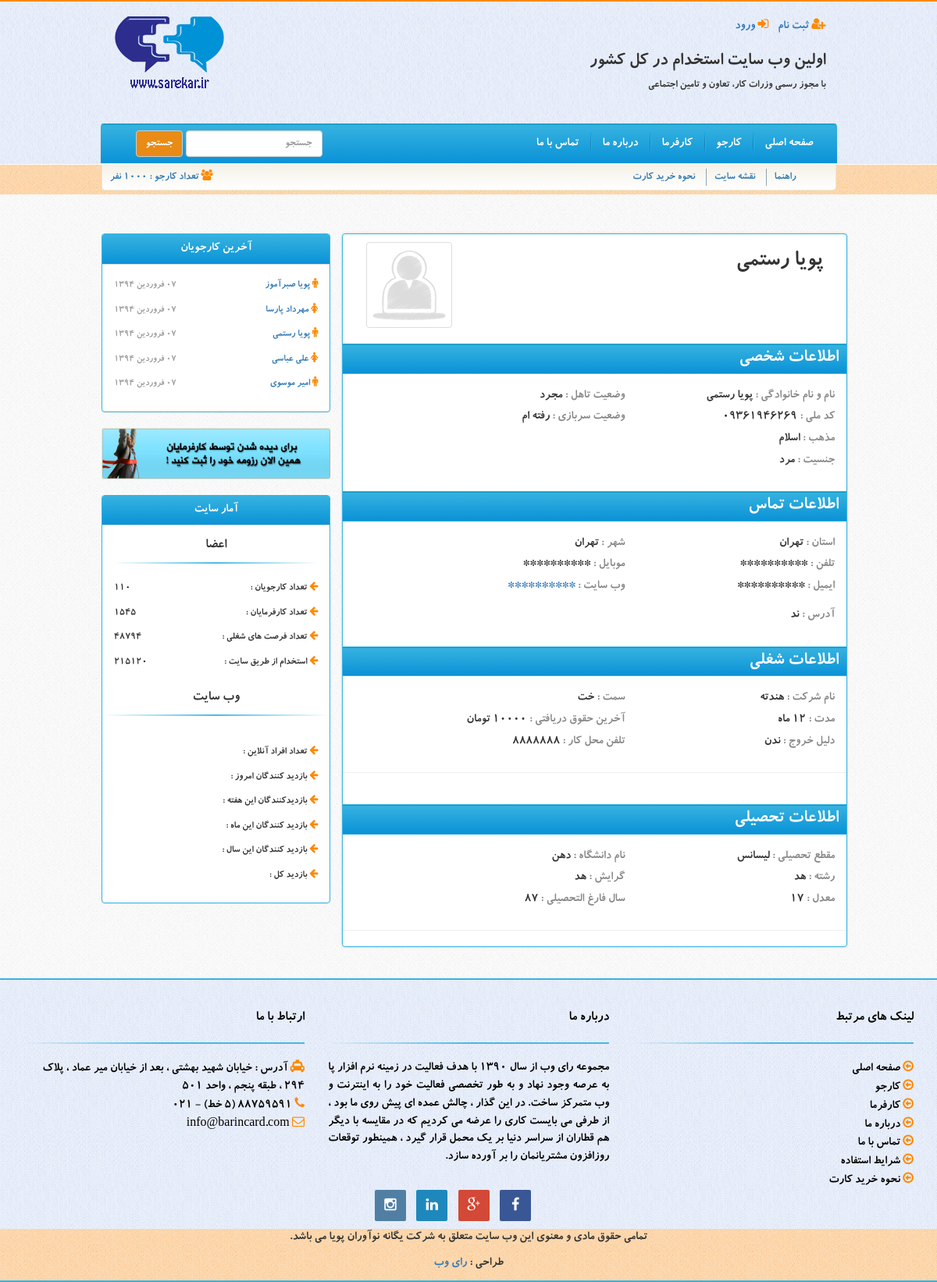
Page /?page=profile&id=3 on the committed database.
### tables this page shows
CREATE TABLE IF NOT EXISTS `users` (
  `id` int(11) NOT NULL AUTO_INCREMENT,
  `activation_code` int(11) NOT NULL,
  `first_name` varchar(250) NOT NULL,
  `last_name` varchar(250) NOT NULL,
  `melli_code` varchar(250) NOT NULL,
  `password` varchar(250) NOT NULL,
  `religion` varchar(250) NOT NULL,
  `gender` varchar(250) NOT NULL,
  `soldiering_state` varchar(250) NOT NULL,
  `marriage_state` varchar(250) NOT NULL,
  `picture` varchar(250) NOT NULL,
  `birthday` bigint(20) NOT NULL,
  `mobile` varchar(250) NOT NULL,
  `tel` varchar(250) NOT NULL,
  `address` text NOT NULL,
  `email` varchar(250) NOT NULL,
  `website` varchar(250) NOT NULL,
  `job_state` varchar(250) NOT NULL,
  `job_kind` varchar(255) NOT NULL,
  `salary` varchar(255) NOT NULL,
  `province_id_2` int(11) NOT NULL,
  `city_id` int(11) NOT NULL,
  `about_me` text NOT NULL,
  `register_date` bigint(20) NOT NULL,
  PRIMARY KEY (`id`),
  UNIQUE KEY `activation_code` (`activation_code`)
);

CREATE TABLE IF NOT EXISTS `city` (
  `id` int(11) NOT NULL AUTO_INCREMENT,
  `name` varchar(64) NOT NULL,
  `province` int(11) NOT NULL,
  PRIMARY KEY (`id`)
);

CREATE TABLE IF NOT EXISTS `province` (
  `id` int(10) unsigned NOT NULL AUTO_INCREMENT,
  `name` varchar(64) NOT NULL,
  PRIMARY KEY (`id`)
);

CREATE TABLE IF NOT EXISTS `jobs` (
  `jobs_id` int(11) NOT NULL AUTO_INCREMENT,
  `user_id` int(11) NOT NULL,
  `job_name` varchar(250) NOT NULL,
  `job_position` varchar(250) NOT NULL,
  `job_duration` int(11) NOT NULL,
  `job_last_salary` int(11) NOT NULL,
  `job_exit_cause` text NOT NULL,
  `job_tel` varchar(250) NOT NULL,
  PRIMARY KEY (`jobs_id`)
);

CREATE TABLE IF NOT EXISTS `educations` (
  `education_id` int(11) NOT NULL AUTO_INCREMENT,
  `user_id` int(11) NOT NULL,
  `education_level` varchar(250) NOT NULL,
  `education_average` float NOT NULL,
  `education_university` varchar(250) NOT NULL,
  `education_branch` varchar(250) NOT NULL,
  `education_sub_branch` varchar(250) NOT NULL,
  `education_graduation_date` bigint(20) NOT NULL,
  PRIMARY KEY (`education_id`)
);

### core/jdf.php (called while the page is built, shortened)
<?php
function jdate($format,$timestamp='',$none='',$time_zone='Asia/Tehran',$tr_num='fa'){
 $T_sec=0;
 $ts=$T_sec+(($timestamp=='' or $timestamp=='now')?time():tr_num($timestamp));
 $date=explode('_',date('H_i_j_n_O_P_s_w_Y',$ts));
 list($j_y,$j_m,$j_d)=gregorian_to_jalali($date[8],$date[3],$date[2]);
 $sl=strlen($format);
 $out='';
 for($i=0; $i<$sl; $i++){
  $sub=substr($format,$i,1);
  switch($sub){
	case'd':
	$out.=($j_d<10)?'0'.$j_d:$j_d;
	break;
	case'F':
	$out.=jdate_words(array('mm'=>$j_m),' ');
	break;
	case'Y':
	$out.=$j_y;
	break;
	default:$out.=$sub;
  }
 }
 return($tr_num!='en')?tr_num($out,'fa','.'):$out;
}
function tr_num($str,$mod='en',$mf='٫'){
 $num_a=array('0','1','2','3','4','5','6','7','8','9','.');
 $key_a=array('۰','۱','۲','۳','۴','۵','۶','۷','۸','۹',$mf);
 return($mod=='fa')?str_replace($num_a,$key_a,$str):str_replace($key_a,$num_a,$str);
}
function jdate_words($array,$mod=''){
 foreach($array as $type=>$num){
  $num=(int)tr_num($num);
  switch($type){
	case'mm':
	$key=array
	('فروردین','اردیبهشت','خرداد','تیر','مرداد','شهریور','مهر','آبان','آذر','دی','بهمن','اسفند');
	$array[$type]=$key[$num-1];
	break;
  }
 }
 return($mod=='')?$array:implode($mod,$array);
}
function gregorian_to_jalali($g_y,$g_m,$g_d,$mod=''){
	$g_y=tr_num($g_y); $g_m=tr_num($g_m); $g_d=tr_num($g_d);
 $d_4=$g_y%4;
 $g_a=array(0,0,31,59,90,120,151,181,212,243,273,304,334);
 $doy_g=$g_a[(int)$g_m]+$g_d;
 $d_33=(int)((($g_y-16)%132)*.0305);
 $a=($d_33==3 or $d_33<($d_4-1) or $d_4==0)?286:287;
 $b=(($d_33==1 or $d_33==2) and ($d_33==$d_4 or $d_4==1))?78:(($d_33==3 and $d_4==0)?80:79);
 if($doy_g>$b){
  $jy=$g_y-621; $doy_j=$doy_g-$b;
 }else{
  $jy=$g_y-622; $doy_j=$doy_g+$a;
 }
 if($doy_j<187){
  $jm=(int)(($doy_j-1)/31); $jd=$doy_j-(31*$jm++);
 }else{
  $jm=(int)(($doy_j-187)/30); $jd=$doy_j-186-($jm*30); $jm+=7;
 }
 return($mod=='')?array($jy,$jm,$jd):$jy.$mod.$jm.$mod.$jd;
}

### include/profile/contact_info.php (the view, shortened to what this page needs)
<?php
	$contact_info_query = " SELECT users.mobile,users.website,users.tel,users.email,users.address,city.name AS city_name , province.name AS province_name FROM `users` INNER JOIN city ON users.city_id = city.id INNER JOIN
							province ON city.province = province.id WHERE users.id = '$user_id' LIMIT 1 ; " ;
	$contact_info_result = mysqli_query($connection,$contact_info_query);
	$contact_info_row = mysqli_fetch_assoc($contact_info_result);
	if($visit){
		$contact_info_row['mobile'] = substr_replace($contact_info_row['mobile'],'**********',0);
		$contact_info_row['tel'] = substr_replace($contact_info_row['tel'],'**********',0);
		$contact_info_row['email'] = substr_replace($contact_info_row['email'],'**********',0);
		$contact_info_row['website'] = substr_replace($contact_info_row['website'],'**********',0);
		}
?>
<div class="row">
        <h3 class="title">اطلاعات تماس</h3>
         <div class="col-sm-2" style="padding-left:0 !important">
        </div>
        <div class="col-sm-5">
        	<h4 class="title-info">شهر : <span class="detail"><?php echo $contact_info_row['city_name']; ?></span></h4>
            <h4 class="title-info">موبایل : <span class="detail"><?php echo $contact_info_row['mobile']; ?></span></h4>
            <h4 class="title-info">وب سایت : <span class="detail"><a target="_blank" href="<?php echo $contact_info_row['website']; ?>"><?php echo $contact_info_row['website']; ?></a></span></h4>
        </div>
        <div class="col-sm-5">
          <h4 class="title-info">استان : <span class="detail"><?php echo $contact_info_row['province_name']; ?></span></h4>
          <h4 class="title-info">تلفن : <span class="detail"><?php echo $contact_info_row['tel']; ?></span></h4>
          <h4 class="title-info">ایمیل : <span class="detail"><?php echo $contact_info_row['email']; ?></span></h4>
 		</div>
        <div class="col-xs-12">
        	<h4 class="title-info">آدرس : <span class="detail"><?php echo $contact_info_row['address']; ?></span></h4>
        </div>
</div>

### include/profile.php (shortened to what this page needs)
<?php
	if(isset($_GET['id'])){
		$user_id = $_GET['id'];
		$visit = true;
	}else{
		$user_id = $_SESSION['active_user_id'];
		$visit = false;
		}
	$users_fetch_query = " SELECT * FROM `users` WHERE `id` = '$user_id' LIMIT 1 ; " ;
	$users_fetch_result = mysqli_query($connection,$users_fetch_query);
	$users_fetch_row = mysqli_fetch_assoc($users_fetch_result);
?>
<div class="home">
	<?php include 'left_nav.php'; ?>
	<div class="col-md-8 profile">
    	<div class="col-sm-3 img-personaly" dir="ltr">
        <?php
		if($users_fetch_row['picture']){
        	echo "<img src='images/personaly/$users_fetch_row[picture]' class='img-responsive img-thumbnail' style='margin:auto'>";
		}else{
			echo "<img src='images/personaly/profile.png' class='img-responsive img-thumbnail' style='margin:auto'>";
			}
		?>
        </div>
        <div class="col-sm-9">
        	<h2><?php echo $users_fetch_row['first_name'].' '.$users_fetch_row['last_name']; ?></h2>
        </div>
        <div class="clearfix"></div>
            <?php include 'profile/user_info.php'; ?>
            <?php include 'profile/contact_info.php'; ?>
            <?php include 'profile/job_info.php'; ?>
            <?php include 'profile/education_info.php'; ?>
</div>
</div>

### include/left_nav.php
<?php
	$last_users = '';
	$last_users_query = " SELECT * FROM `users` LIMIT 5 ; " ;
	$last_users_result = mysqli_query($connection,$last_users_query);
	while($last_users_row = mysqli_fetch_assoc($last_users_result)){
		$gender = 'male';
		if($last_users_row['gender'] == 'زن'){
		$gender = 'female';
			}
			$last_users_row['register_date'] = jdate("d F Y" , $last_users_row['register_date']);
			$last_users .= "<p><i class='fa fa-$gender'></i><a href='?page=profile&id=$last_users_row[id]'> $last_users_row[first_name] $last_users_row[last_name] </a>
							</p><p align='left'>$last_users_row[register_date]</p>";
		}
?>
<div class="col-md-4">
    	<div class="panel panel-default border">
          <div class="panel-heading">
            <h3 class="panel-title text-center">آخرین کارجویان</h3>
          </div>
          <div class="panel-body last-user">
            <?php echo $last_users; ?>
          </div>
        </div>
        <div>
        <img src="images/sidebar1.jpg" class="img-responsive">
        </div>
        <div class="panel panel-default stat border">
          <div class="panel-heading">
            <h2 class="panel-title text-center">آمار سایت</h2>
          </div>
          <div class="panel-body">
          	<h4 class="text-center">اعضا</h4>
            <hr class="hr-light">
            <p><i class="fa fa-arrow-left"></i> تعداد کارجویان : </p><p align="left">110</p>
            <p><i class="fa fa-arrow-left"></i> تعداد کارفرمایان :  </p><p align="left">1545</p>
            <p><i class="fa fa-arrow-left"></i> تعداد فرصت های شغلی :  </p><p align="left">48794</p>
            <p><i class="fa fa-arrow-left"></i> استخدام از طریق سایت :  </p><p align="left">215120</p>
          </div>
           <h4 class="text-center">وب سایت</h4>
            <hr class="hr-light">
          <div class="panel-body">
            <p><i class="fa fa-arrow-left"></i> تعداد افراد آنلاین :</p><p align="left"><?php echo $online; ?></p>
            <p><i class="fa fa-arrow-left"></i> بازدید کنندگان امروز :  </p><p align="left"><?php echo $day; ?></p>
            <p><i class="fa fa-arrow-left"></i> بازدیدکنندگان این هفته :  </p><p align="left"><?php echo $week; ?></p>
            <p><i class="fa fa-arrow-left"></i> بازدید کنندگان این ماه :  </p><p align="left"><?php echo $month; ?></p>
            <p><i class="fa fa-arrow-left"></i> بازدید کنندگان این سال :  </p><p align="left"><?php echo $year; ?></p>
            <p><i class="fa fa-arrow-left"></i> بازدید کل :  </p><p align="left"><?php echo $all; ?></p>
          </div>
        </div>
    </div>

### include/profile/user_info.php (shortened to what this page needs)
<div class="row">
            <h3 class="title">اطلاعات شخصی</h3>
            <div class="col-sm-2" style="padding-left:0 !important">
            </div>
            <div class="col-sm-5">
                <h4 class="title-info">وضعیت تاهل : <span class="detail"><?php echo $users_fetch_row['marriage_state']; ?></span></h4>
                <h4 class="title-info">وضعیت سربازی : <span class="detail"><?php echo $users_fetch_row['soldiering_state']; ?></span></h4>
            </div>
            <div class="col-sm-5">
              <h4 class="title-info">نام و نام خانوادگی : <span class="detail"><?php echo $users_fetch_row['first_name'].' '.$users_fetch_row['last_name']; ?></span></h4>
              <h4 class="title-info">کد ملی : <span class="detail"><?php echo $users_fetch_row['melli_code']; ?></span></h4>
              <h4 class="title-info">مذهب : <span class="detail"><?php echo $users_fetch_row['religion']; ?></span></h4>
              <h4 class="title-info">جنسیت : <span class="detail"><?php echo $users_fetch_row['gender']; ?></span></h4>
            </div>
</div>

### include/profile/job_info.php (shortened to what this page needs)
<?php
	$job_info_query = " SELECT * FROM `jobs` WHERE `user_id` = '$user_id' ; " ;
	$job_info_result = mysqli_query($connection,$job_info_query);
?>
<div class="row">
	<h3 class="title">اطلاعات شغلی
	</h3>
<?php
	while($job_info_row = mysqli_fetch_assoc($job_info_result)){
	    echo "
        <div class='col-sm-2' style='padding-left:0 !important'>";
		echo "
        </div>
        <div class='col-sm-5'>
        	<h4 class='title-info'>سمت : <span class='detail'>$job_info_row[job_position]</span></h4>
            <h4 class='title-info'>آخرین حقوق دریافتی : <span class='detail'>$job_info_row[job_last_salary] تومان</span></h4>
            <h4 class='title-info'>تلفن محل کار : <span class='detail'>$job_info_row[job_tel]</span></h4>
        </div>
        <div class='col-sm-5'>
          <h4 class='title-info'>نام شرکت : <span class='detail'>$job_info_row[job_name]</span></h4>
          <h4 class='title-info'>مدت : <span class='detail'>$job_info_row[job_duration] ماه</span></h4>
          <h4 class='title-info'>دلیل خروج : <span class='detail'>$job_info_row[job_exit_cause]</span></h4>
 		</div>
        <div class='clearfix'></div>
        <hr class='hr-orange'>";
        }
?>
</div>

### include/profile/education_info.php (shortened to what this page needs)
<?php
	$education_info_query = " SELECT * FROM `educations` WHERE `user_id` = '$user_id' ; " ;
	$education_info_result = mysqli_query($connection,$education_info_query);
?>
<div class="row">
        <h3 class="title">اطلاعات تحصیلی
    	</h3>
<?php
	while($education_info_row = mysqli_fetch_assoc($education_info_result)){
	    echo "
        <div class='col-sm-2' style='padding-left:0 !important'>";
		echo "
        </div>
			<div class='col-sm-5'>
				<h4 class='title-info'>نام دانشگاه : <span class='detail'>$education_info_row[education_university]</span></h4>
				<h4 class='title-info'>گرایش : <span class='detail'>$education_info_row[education_sub_branch]</span></h4>
				<h4 class='title-info'>سال فارغ التحصیلی : <span class='detail'>$education_info_row[education_graduation_date]</span></h4>
			</div>
			<div class='col-sm-5'>
			  <h4 class='title-info'>مقطع تحصیلی : <span class='detail'>$education_info_row[education_level]</span></h4>
			  <h4 class='title-info'>رشته : <span class='detail'>$education_info_row[education_branch]</span></h4>
			  <h4 class='title-info'>معدل : <span class='detail'>$education_info_row[education_average]</span></h4>
			</div>
        <div class='clearfix'></div>
        <hr class='hr-orange'>";
        }
?>
</div>

### css/custom.css (style rules this page uses)
body { font-family:koodak; direction:rtl; font-size:16px; background-image:url(../images/body-bg.png); }
.panel-default > .panel-heading { background: linear-gradient(to bottom, #37b3e0 0px, #0a92d7 100%) repeat scroll 0 0 transparent; }
.stat { margin-top:20px; }
.stat p { display:inline-block; width:50%; }
.panel-title { color:#fff; }
.last-user p { display:inline-block; width:50%; }
.last-user p[align=left] { color:#999; font-size:12px; }
.home { margin-top:50px; }
.hr-light { border: 0 !important; height: 1.9px !important; background-image: -webkit-linear-gradient(left, rgba(55,179,224,0), rgba(55,179,224,0.9), rgba(55,179,224,0.0)) !important; background-image: -moz-linear-gradient(left, rgba(55,179,224,0), rgba(55,179,224,0.9), rgba(55,179,224,0.0)) !important; background-image: -ms-linear-gradient(left, rgba(55,179,224,0), rgba(55,179,224,0.9), rgba(55,179,224,0.0)) !important; background-image: -o-linear-gradient(left, rgba(55,179,224,0), rgba(55,179,224,0.9), rgba(55,179,224,0.0)) !important; }
.panel p { font-size:13px; }
.stat hr { margin-top:2px; }
.stat h4 { margin-top:2px; }
.fa { color:#ff8900 }
.profile { border: 1px solid #36B3E0; box-shadow:0 0 3px #ccc; border-radius:4px; background-color:#fff; }
h3.title { padding:5px 10px 5px 0; width: 100%; color:#fff; border-top: 1px solid #36B3E0; border-bottom:1px solid #36B3E0; box-shadow: 0px 1px 0px #1099C0 inset; background: linear-gradient(to bottom, #37B3E0 0px, #0A92D7 100%) repeat scroll 0% 0% transparent; }
.detail { font-size:16px; color:#333 !important; }
.img-personaly { padding-top:10px; }
.border { border: 1px solid #36B3E0; }
.hr-orange { margin-top: 20px; margin-bottom: 20px; border-right: 0px none; border-width: 1px 0px 0px; border-style: solid none none; border-color: rgba(255,137,0,.4) -moz-use-text-color -moz-use-text-color; -moz-border-top-colors: none; -moz-border-right-colors: none; -moz-border-bottom-colors: none; -moz-border-left-colors: none; border-image: none; }
h4.title-info { color:#888 !important; font-size:16px !important; }

### rows in the picture
users: first_name "پویا", last_name "صبرآموز", last_users_row "۰۷ فروردین ۱۳۹۴"
users: first_name "مهرداد", last_name "پارسا", last_users_row "۰۷ فروردین ۱۳۹۴"
users: first_name "پویا", last_name "رستمی", last_users_row "۰۷ فروردین ۱۳۹۴", marriage_state "مجرد", soldiering_state "رفته ام", melli_code "09361946269", religion "اسلام", gender "مرد", city.name "تهران", province.name "تهران", address "ند"
users: first_name "علی", last_name "عباسی", last_users_row "۰۷ فروردین ۱۳۹۴"
users: first_name "امیر", last_name "موسوی", last_users_row "۰۷ فروردین ۱۳۹۴"
jobs: job_position "خت", job_last_salary "10000", job_tel "8888888", job_name "هندته", job_duration "12", job_exit_cause "ندن"
educations: education_university "دهن", education_sub_branch "هد", education_graduation_date "87", education_level "لیسانس", education_branch "هد", education_average "17"

### other values in the picture
$contact_info_row['mobile'] "**********"
$contact_info_row['website'] "**********"
$contact_info_row['tel'] "**********"
$contact_info_row['email'] "**********"
